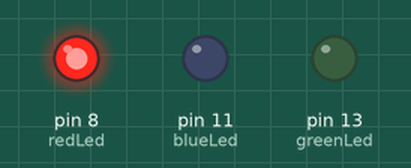
Bench run of a sketch on a simulated Arduino Uno, built with avr-gcc and run on an emulated ATmega328P. On the bench: output pins drawn as LEDs (lit = HIGH).

Above: at 0.05 s.
At 1.37 s:
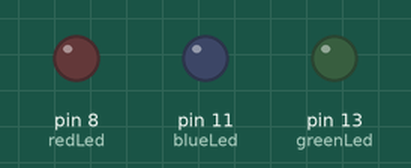
At 2.62 s:
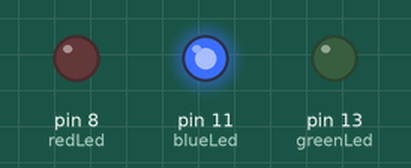
Timing chart, 0 to 3.0 s (numbered marks = the images above):
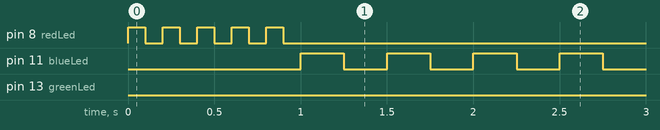

The sketch:

assignment_1.ino
```cpp
int redLed = 8;
int blueLed = 11;
int greenLed = 13;
int i = 0;
int j = 0;
int k = 0;
int s_delay = 100;
int l_delay  = 250;
int sl_delay = 500;

void setup() {
  // put your setup code here, to run once:
pinMode(redLed, OUTPUT);
pinMode(blueLed, OUTPUT);
pinMode(greenLed, OUTPUT);
}

void loop() {
  while ( i < 5){
  digitalWrite(redLed, HIGH);
  delay (s_delay);
  digitalWrite(redLed, LOW);
  delay (s_delay);
  i++;
   }

  while (j < 10 ){
  digitalWrite(blueLed, HIGH);
  delay (l_delay);
  digitalWrite(blueLed, LOW);
  delay (l_delay);
  j++;
   }

   while ( k < 15){
  digitalWrite(greenLed, HIGH);
  delay (sl_delay);
  digitalWrite(greenLed, LOW);
  delay (sl_delay);
  k++;
  // put your main code here, to run repeatedly:
   }
}
```

Measured:
- by itself, pin 8 (redLed): alternates HIGH for 0.10 s and LOW for 0.10 s, 10 changes in all, then stays LOW
- by itself, pin 11 (blueLed): alternates HIGH for 0.25 s and LOW for 0.25 s, 20 changes in all, then stays LOW
- by itself, pin 13 (greenLed): LOW → HIGH at 6.0 s, → LOW 0.50 s later, → HIGH 0.50 s later, → LOW 0.50 s later, … (30 changes in this stretch)
